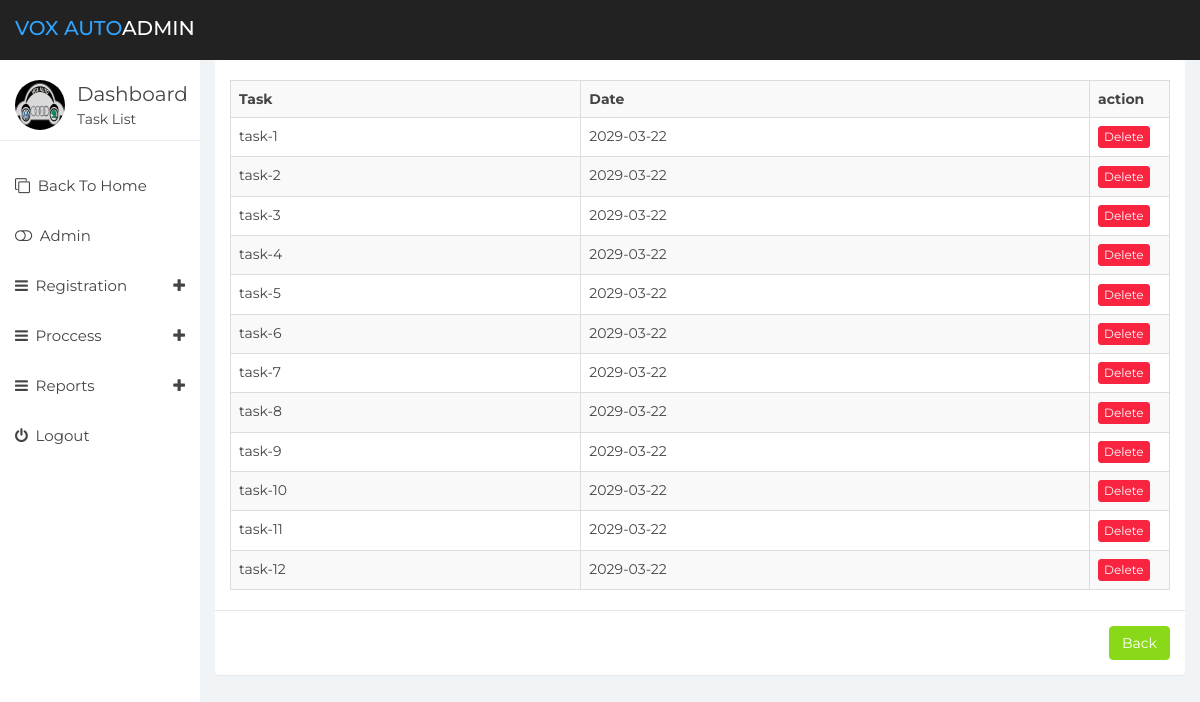
Screenshot of /task-list.php (signed in) with the database file from the repository.
### tables this page shows
CREATE TABLE `admin_task` (
  `id` int(11) NOT NULL,
  `task` varchar(200) NOT NULL,
  `created_date` date NOT NULL
);

### task-list.php (the view, shortened to what this page needs)
<!DOCTYPE html>
<html>
<head>
	<link href="css/bootstrap.min.css" rel="stylesheet">
	<link href="css/font-awesome.min.css" rel="stylesheet">
	<link href="css/datepicker3.css" rel="stylesheet">
	<link href="css/styles.css" rel="stylesheet">
</head>
<body>
<nav class="navbar navbar-custom navbar-fixed-top" role="navigation">
		<div class="container-fluid">
			<div class="navbar-header">
				<a class="navbar-brand" href="#"><span>Vox Auto</span>Admin</a>
			</div>
		</div>
	</nav>
	<div id="sidebar-collapse" class="col-sm-3 col-lg-2 sidebar">
		<div class="profile-sidebar">
			<div class="profile-userpic">
				<img src="images/logo.jpeg" class="img-responsive" alt="">
			</div>
			<div class="profile-usertitle">
				<div  class="profile-usertitle-name">Dashboard</div>
				<div class="profile-usertitle-info">Task List</div>
			</div>
		</div>
		<ul class="nav menu">
			<li><a href="index.php"><em class="fa fa-clone">&nbsp;</em> Back To Home</a></li>
			<li><a href="admin.php"><em class="fa fa-toggle-off">&nbsp;</em> Admin</a></li>
			<li class="parent "><a data-toggle="collapse" href="#sub-item-1">
				<em class="fa fa-navicon">&nbsp;</em> Registration <span data-toggle="collapse" href="#sub-item-1" class="icon pull-right"><em class="fa fa-plus"></em></span>
				</a>
			</li>
			<li class="parent "><a data-toggle="collapse" href="#sub-item-2">
				<em class="fa fa-navicon">&nbsp;</em> Proccess <span data-toggle="collapse" href="#sub-item-2" class="icon pull-right"><em class="fa fa-plus"></em></span>
				</a>
			</li>
			<li class="parent "><a data-toggle="collapse" href="#sub-item-3">
				<em class="fa fa-navicon">&nbsp;</em> Reports <span data-toggle="collapse" href="#sub-item-3" class="icon pull-right"><em class="fa fa-plus"></em></span>
				</a>
			</li>
			<li><a href="logout.php"><em class="fa fa-power-off">&nbsp;</em> Logout</a></li>
		</ul>
	</div>
	<div class="col-sm-9 col-sm-offset-3 col-lg-10 col-lg-offset-2 main">
        <?php
include 'db.php';
    $sql_query ="SELECT * FROM admin_task";
    $get_result = mysqli_query($con,$sql_query);
        if(!empty($get_result)) {
        ?>
<div class="panel panel-container">
					  <div class="row">
						  <div class="col-lg-12">
						  <div class="col-lg-12">
                <div id="name-list" style="cursor:pointer;">
				<div class="table-responsive">
                <table class="table table-striped table-bordered">
                   <tr>
                       <th>Task</th>
                       <th>Date</th>
                       <th>action</th>
                   </tr>
                <?php
                while($name_val = mysqli_fetch_array($get_result,MYSQLI_ASSOC))
				{
                ?>
                   <tr class="delete_mem<?php echo $name_val["id"]; ?>">
                       <td ><?php echo $name_val["task"]; ?></td>
                       <td ><?php echo $name_val["created_date"]; ?></td>
                       <td width="80">
                       <a class="btn btn-xs btn-danger" id="<?php echo $name_val["id"]; ?>">Delete</a>
                      </td>
                   </tr>
                <?php
				}
				?>
         </table>
			</div>
            </div>
            </div>
            </div>
            </div>
        <div class="modal-footer">
       <a type="button" onClick="" data-dismiss=""class="btn  btn-success" href="admin.php" id=""> Back</a>
       </div>
            </div>
        <?php }
?>
	 </div>
</body>
</html>

### css/styles.css (style rules this page uses)
body { background: #f1f4f7; padding-top: 60px; font-size: 14px; color: #444444; font-family: "Montserrat", "Helvetica Neue", Helvetica, Arial, sans-serif; }
a, a:hover, a:focus { color: #30a5ff; }
.navbar-custom { background: #222; height: 60px; }
.navbar-header .navbar-brand { color: #fff; font-size: 20px; text-transform: uppercase; font-weight: 500; height: 60px; padding-top: 18px; }
.navbar-header .navbar-brand span { color: #30a5ff; }
.btn-success, .btn-success:hover, .btn-success:focus, .btn-success:active, .btn-success.active, .open > .dropdown-toggle.btn-success, .btn-success.disabled, .btn-success[disabled], fieldset[disabled] .btn-success, .btn-success.disabled:hover, .btn-success[disabled]:hover, fieldset[disabled] .btn-success:hover, .btn-success.disabled:focus, .btn-success[disabled]:focus, fieldset[disabled] .btn-success:focus, .btn-success.disabled:active, .btn-success[disabled]:active, fieldset[disabled] .btn-success:active, .btn-success.disabled.active, .btn-success[disabled].active, fieldset[disabled] .btn-success.active { background-color: #8ad919; border-color: #8ad919; }
.btn-danger, .btn-danger:hover, .btn-danger:focus, .btn-danger:active, .btn-danger.active, .open > .dropdown-toggle.btn-danger, .btn-danger.disabled, .btn-danger[disabled], fieldset[disabled] .btn-danger, .btn-danger.disabled:hover, .btn-danger[disabled]:hover, fieldset[disabled] .btn-danger:hover, .btn-danger.disabled:focus, .btn-danger[disabled]:focus, fieldset[disabled] .btn-danger:focus, .btn-danger.disabled:active, .btn-danger[disabled]:active, fieldset[disabled] .btn-danger:active, .btn-danger.disabled.active, .btn-danger[disabled].active, fieldset[disabled] .btn-danger.active { background-color: #f9243f; border-color: #f9243f; }
.panel { border: 0; }
.panel-container { padding-top: 20px; }
.navbar { border: 0; }
.sidebar { display: block; padding: 0; display: none; box-shadow: none; background: #fff; }
.sidebar ul { margin: 20px 0px; }
@media (min-width: 768px) { .sidebar { display: block; position: fixed; top: 60px; bottom: 0; left: 0; z-index: 1000; display: block; margin: 0; padding: 0; overflow-x: hidden; overflow-y: auto; } }
@media (min-width: 768px) { .navbar-header { width: 100%; } }
.sidebar ul.nav li a { height: 50px; font-size: 15px; line-height: 2em; color: #444444; }
.profile-sidebar { padding: 10px 0; border-bottom: 1px solid #e9ecf2; }
.profile-userpic img { float: left; margin: 10px 0px 0px 15px; width: 50px; height: 50px; border-radius: 9999px !important; }
.profile-usertitle { float: left; text-align: left; margin: 10px 0 0 12px; }
.profile-usertitle-name { font-size: 20px; margin-bottom: 0px; }
.table { background: #fff; }

### rows the page displays
admin_task: task "task-1", created_date "2029-03-22"
admin_task: task "task-2", created_date "2029-03-22"
admin_task: task "task-3", created_date "2029-03-22"
admin_task: task "task-4", created_date "2029-03-22"
admin_task: task "task-5", created_date "2029-03-22"
admin_task: task "task-6", created_date "2029-03-22"
admin_task: task "task-7", created_date "2029-03-22"
admin_task: task "task-8", created_date "2029-03-22"
admin_task: task "task-9", created_date "2029-03-22"
admin_task: task "task-10", created_date "2029-03-22"
admin_task: task "task-11", created_date "2029-03-22"
admin_task: task "task-12", created_date "2029-03-22"
